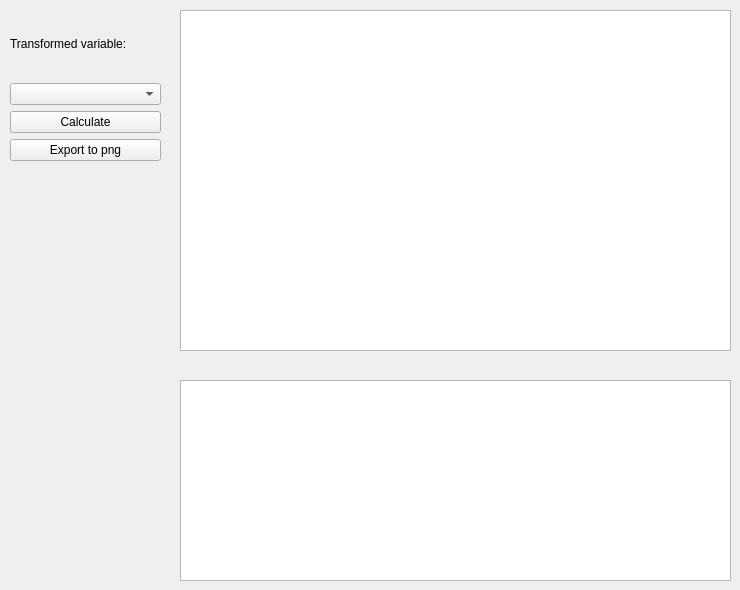
     <widget class="QWidget" name="tab_16">
      <attribute name="title">
       <string>Q-Q plot</string>
      </attribute>
      <widget class="QGraphicsView" name="plotWidget_qqplot">
       <property name="geometry">
        <rect>
         <x>180</x>
         <y>10</y>
         <width>551</width>
         <height>341</height>
        </rect>
       </property>
       <property name="minimumSize">
        <size>
         <width>300</width>
         <height>200</height>
        </size>
       </property>
      </widget>
      <widget class="QWidget" name="verticalLayoutWidget_5">
       <property name="geometry">
        <rect>
         <x>10</x>
         <y>10</y>
         <width>151</width>
         <height>151</height>
        </rect>
       </property>
       <layout class="QVBoxLayout" name="verticalLayout_5">
        <item>
         <widget class="QLabel" name="label_48">
          <property name="text">
           <string>Transformed variable:</string>
          </property>
         </widget>
        </item>
        <item>
         <widget class="QComboBox" name="comboBox_qqplot_ns_field"/>
        </item>
        <item>
         <widget class="QPushButton" name="pushButton_qqplot">
          <property name="text">
           <string>Calculate</string>
          </property>
         </widget>
        </item>
        <item>
         <widget class="QPushButton" name="pushButton_exportQQplot_to_png">
          <property name="text">
           <string>Export to png</string>
          </property>
         </widget>
        </item>
       </layout>
      </widget>
      <widget class="QPlainTextEdit" name="plainTextEdit_normality_test_result">
       <property name="geometry">
        <rect>
         <x>180</x>
         <y>380</y>
         <width>551</width>
         <height>201</height>
        </rect>
       </property>
      </widget>
     </widget>
